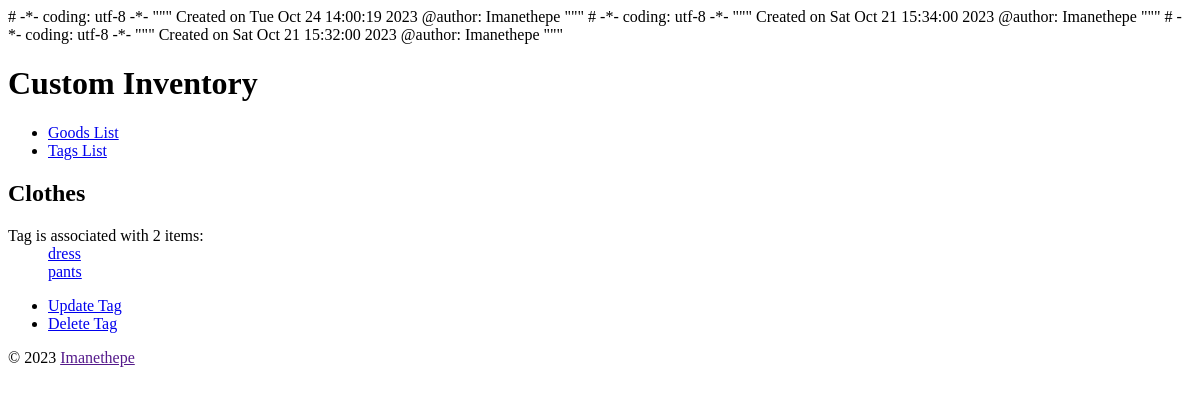
Before: /tag/clothes/ with the older database file.
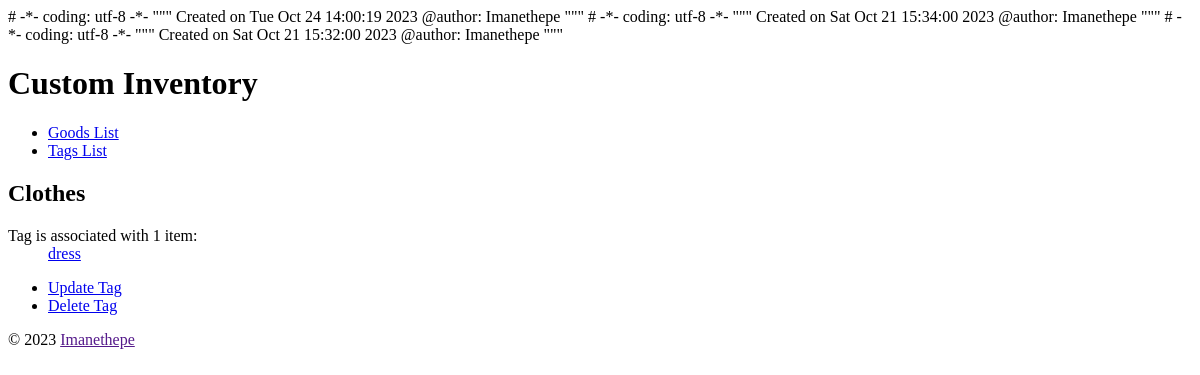
After: the same page with the newer database file.
### goods/models.py (models this page shows, shortened)
class Tag(models.Model):
    name = models.CharField(
        max_length=31, unique=True)
    slug = models.SlugField(
        max_length=31,
        unique=True,
        help_text='A label for URL conﬁg.')
    class Meta:
        ordering = ['name']
    def get_update_url(self):
        return reverse(
            'goods_tag_update', kwargs={'slug': self.slug})
    def get_delete_url(self):
        return reverse(
            'goods_tag_delete', kwargs={'slug': self.slug})

class Item(models.Model):
    CURRENCIES = {
        ('EUR', 'EUR'),
        ('USD', 'USD'),
        ('CAD', 'CAD')
        }
    name = models.CharField(
        max_length=31, db_index=True)
    slug = models.SlugField(
         max_length=31,
         unique=True,
         help_text='A label for URL conﬁg.')
    description = models.TextField()
    quantity = models.IntegerField(default=0)
    estimated_price = models.DecimalField(
        decimal_places=2, max_digits=5, default=0.000)
    total_item_estimated_price = models.DecimalField(
          decimal_places=2, max_digits=5, default=0.000)
    currency = models.CharField(
        max_length=255,
        default=0, choices=CURRENCIES)
    entry_date = models.DateField(
        'date of entry')
    tags = models.ManyToManyField(Tag, blank=True)
    class Meta:
        ordering = ['name']
        get_latest_by = 'entry_date'
    def get_absolute_url(self):
        return reverse(
            'goods_item_detail', kwargs={'slug': self.slug})

### goods/views.py (the view)
class TagDetail(View):
    def get(self, request, slug):
        tag = get_object_or_404(
            Tag, slug=slug)
        return render(
            request,
            'goods/tag_detail.html',
            {'tag': tag})

### goods/templates/goods/tag_detail.html (shortened to what this page needs)
 {% extends parent_template|default:"goods/base_goods.html" %}
 {% block content %}
  <h2>{{ tag.name|title }}</h2>
   {% if tag.item_set.all %}
    <section>
      <dl>
        <dt>
        Tag is associated with
        {{ tag.item_set.count }}
        item{{ tag.item_set.count|pluralize }}:
       </dt>
        {% for item in tag.item_set.all %}
         <dd><a href="{{item.get_absolute_url}}">
           {{ item.name }}
         </a></dd>
       {% endfor %}
     </dl>
    </section>
 {% endif %}
  <ul>
     <li>
       <a href="{{tag.get_update_url}}">
         Update Tag</a></li>
     <li>
       <a href="{{tag.get_delete_url}}">
         Delete Tag</a></li>
  </ul>
{% endblock %}

### goods/templates/goods/base_goods.html
# -*- coding: utf-8 -*-
"""
Created on Sat Oct 21 15:34:00 2023
@author: Imanethepe
"""
{% extends parent_template|default:"base.html" %}

### templates/base.html (shortened to what this page needs)
# -*- coding: utf-8 -*-
"""
Created on Sat Oct 21 15:32:00 2023
@author: Imanethepe
"""
 <!DOCTYPE html>
 <html lang="en">
   <head>
   </head>
   <body>
     <div>
       <header>
           <h1>Custom Inventory</h1>
       </header>
       <nav>
       <ul>
         <li>
           <a href="{% url 'goods_item_list' %}">
             Goods List</a></li>
         <li>
           <a href="{% url 'goods_tag_list' %}">
             Tags List</a></li>
       </ul>
     </nav>
       <main>
         {% block content %}{% endblock %}
       </main>
     </div>
     <footer>
       <p>
         &copy; 2023
         <a href="">
           Imanethepe</a>
       </p>
     </footer>
   </body>
 </html>

Changed rows visible on the page:
removed Item: name "pants"
computed for Tag "Clothes": item_set.count "2" → "1"
